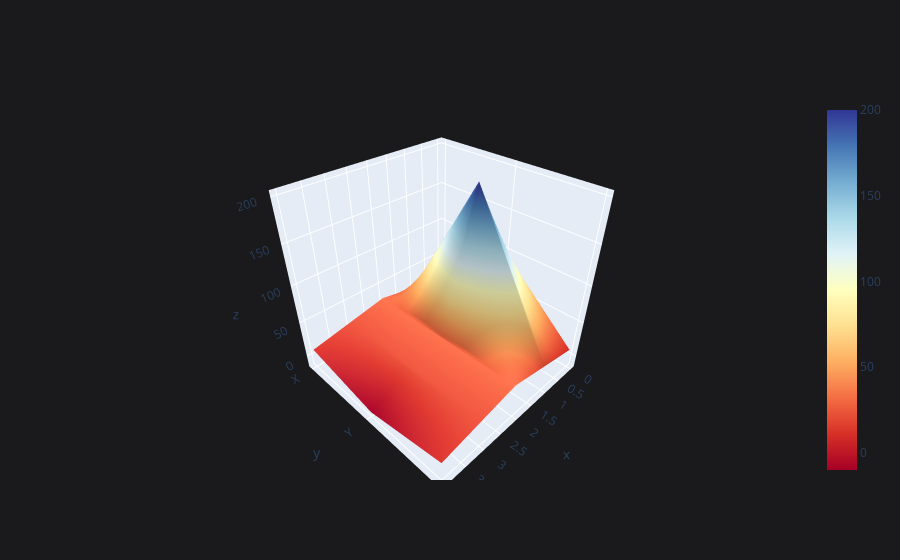

Notebook cell for this chart:
### Code cell
df3.iplot(kind='surface', colorscale='rdylbu')

### Figure 1 — Plotly figure (JSON) as saved in the notebook; plotly's stock layout.template omitted (floating-point values rounded to 4 significant figures)
{"data": [{"colorscale": [[0, "rgb(165,0,38)"], [0.1, "rgb(215,48,39)"], [0.2, "rgb(244,109,67)"], [0.3, "rgb(253,174,97)"], [0.4, "rgb(254,224,144)"], [0.5, "rgb(255,255,191)"], [0.6, "rgb(224,243,248)"], [0.7, "rgb(171,217,233)"], [0.8, "rgb(116,173,209)"], [0.9, "rgb(69,117,180)"], [1, "rgb(49,54,149)"]], "type": "surface", "x": [0, 1, 2, 3, 4], "y": ["X", "Y", "Z"], "z": [[10, 20, 30, 20, 10], [100, 200, 30, 20, -10], [10, 20, 30, 20, 10]]}], "layout": {"legend": {"bgcolor": "#1A1A1C", "font": {"color": "#D9D9D9"}}, "paper_bgcolor": "#1A1A1C", "plot_bgcolor": "#1A1A1C", "title": {"font": {"color": "#D9D9D9"}}, "xaxis": {"gridcolor": "#434343", "showgrid": true, "tickfont": {"color": "#C2C2C2"}, "title": {"font": {"color": "#D9D9D9"}, "text": ""}, "zerolinecolor": "#666570"}, "yaxis": {"gridcolor": "#434343", "showgrid": true, "tickfont": {"color": "#C2C2C2"}, "title": {"font": {"color": "#D9D9D9"}, "text": ""}, "zerolinecolor": "#666570"}}}
